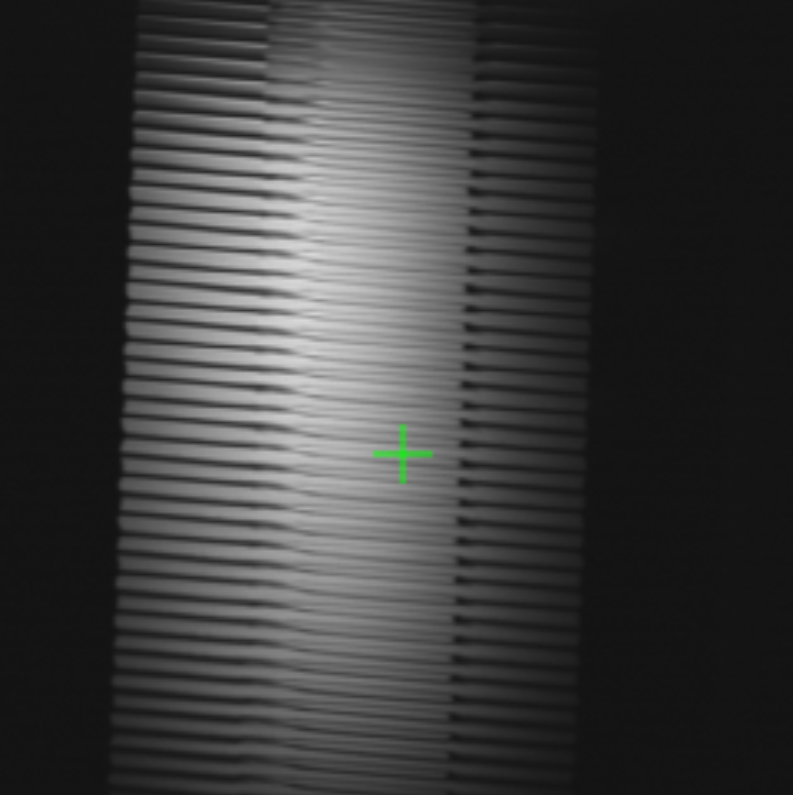
#> input picture duty_cycle/algorithms/images/image1.png, 793 x 795 px, given in place of middle_strip.png, which was not available
$ python duty.py
#> lines starting #> are read from the running program, lines starting #| are printed output that depends on the picture; after the words box and inside, x2 and y2 are one past the last pixel; in counts of white or black regions, pixels touching at a corner belong together; pictures that were not available may be replaced by others from this repository, and a replacement may not be noted
### duty_cycle/algorithms/loader.py
import cv2
import numpy as np

def grayer(path):
    img = cv2.imread(str(path), cv2.IMREAD_GRAYSCALE)
    if img is None:
        raise FileNotFoundError(f"Unable to read image at: {path}.\nCheck that the file exists and is a valid image format.")
    return img


# [21 lines left out: functions to_gray, to_color, not called in this run]

### duty_cycle/algorithms/duty.py
import os
import cv2
import numpy as np
import matplotlib.pyplot as plt
from scipy.signal import find_peaks, peak_widths, peak_prominences

from loader import grayer


image = "middle_strip.png"
MIN_PEAK_DISTANCE = 2
PROMINENCE = 2  # grayscale units -- tune based on the printed prominences below
WLEN = 21  # samples -- bounds prominence/width search so it can't reach past neighboring peaks

tracefolder = os.path.dirname(os.path.abspath(__file__))
path = os.path.join(tracefolder, "..", "outputs", image)

strip = cv2.imread(path)
#> strip is the input picture: shape (795, 793, 3); mean B, G, R 60.2, 60.4, 60.2
if strip is None:
    raise FileNotFoundError(f"Unable to read image at: {path}")


gr = grayer(path)
signal = gr.mean(axis=1)
#> signal = 795 values, max 82.31 at index 317, min 31.58 at index 794, mean 60.29

peaks, _ = find_peaks(signal, distance=MIN_PEAK_DISTANCE, prominence=PROMINENCE, wlen=WLEN)
#> peaks = 39 values from 6 to 785
troughs, _ = find_peaks(-signal, distance=MIN_PEAK_DISTANCE, prominence=PROMINENCE, wlen=WLEN)
#> troughs = 38 values from 16 to 778

print(f"Peak positions: {peaks}")
#| Peak positions: [  6  23  46 106 125 145 162 181 201 218 241 257 277 300 317 337 356 376
#|  393 413 432 452 472 491 511 531 551 571 588 610 630 649 670 686 709 726
#|  746 766 785]
print(f"Peak prominences: {peak_prominences(signal, peaks, wlen=WLEN)[0].round(1)}")
#| Peak prominences: [ 2.3  3.   3.   2.8  4.1  5.   5.2  7.7  7.6  5.8  7.5  6.6  7.6  8.6
#|  10.2  7.2  9.6  8.3  8.1  9.7  5.7 11.5  6.5  6.3  8.6  5.   9.1  5.8
#|   5.7  8.6  4.1  6.9  4.6  4.8  6.   4.2  5.5  3.3  3.2]

if len(peaks) < 2:
    raise ValueError(
        f"Only found {len(peaks)} peak(s) -- need at least 2 to measure a period. "
        "Try lowering PROMINENCE."
    )

periods = np.diff(peaks)
#> periods = 38 values, max 60 at index 2, min 16 at index 10, mean 20.5
widths, width_heights, left_ips, right_ips = peak_widths(signal, peaks, rel_height=0.5, wlen=WLEN)
#> widths = 39 values, max 11.23 at index 4, min 6.71 at index 1, mean 9.17; width_heights = 39 values, max 78.42 at index 11, min 34.37 at index 38, mean 61.31; left_ips = 39 values from 3.61 to 781.2; right_ips = 39 values from 10.62 to 789.7

# pair each cycle's on-width with its own period, rather than averaging widths
# and periods separately (a ratio of means would let one long/short cycle
# distort the rest)
per_cycle_duty = widths[:-1] / periods
#> per_cycle_duty = 38 values, max 0.598 at index 8, min 0.116 at index 2, mean 0.472

print(f"Detected {len(peaks)} peaks, {len(troughs)} troughs")
#| Detected 39 peaks, 38 troughs
print(f"Per-cycle periods (px): {periods}")
#| Per-cycle periods (px): [17 23 60 19 20 17 19 20 17 23 16 20 23 17 20 19 20 17 20 19 20 20 19 20
#|  20 20 20 17 22 20 19 21 16 23 17 20 20 19]
print(f"Per-cycle on-widths (px): {widths[:-1].round(2)}")
#| Per-cycle on-widths (px): [ 7.    6.71  6.94  9.77 11.23  8.59  8.15  8.16 10.17  7.53  9.57  8.82
#|   7.59  9.36 10.05 10.1   9.63  9.92  8.94  9.39  9.94  9.79  8.93  8.67
#|  10.16  8.62 10.1   9.44  8.58  9.88  8.98  9.61  9.44  8.95  9.86  9.57
#|  10.45 10.59]
print(f"Per-cycle duty cycles: {per_cycle_duty.round(3)}")
#| Per-cycle duty cycles: [0.412 0.292 0.116 0.514 0.562 0.505 0.429 0.408 0.598 0.327 0.598 0.441
#|  0.33  0.551 0.502 0.531 0.482 0.583 0.447 0.494 0.497 0.49  0.47  0.434
#|  0.508 0.431 0.505 0.555 0.39  0.494 0.473 0.458 0.59  0.389 0.58  0.479
#|  0.522 0.558]
print(f"Median period: {np.median(periods):.2f} px")
#| Median period: 20.00 px
print(f"Median duty cycle: {np.median(per_cycle_duty):.2%}")
#| Median duty cycle: 49.18%
print(f"Mean duty cycle: {per_cycle_duty.mean():.2%}")
#| Mean duty cycle: 47.22%

ZOOM_Y = 6
STRIP_DISPLAY_WIDTH = 150
MARGIN = 90

height = gr.shape[0] * ZOOM_Y
#> height = 4770
strip_zoomed = cv2.resize(gr, (STRIP_DISPLAY_WIDTH, height), interpolation=cv2.INTER_NEAREST)
strip_bgr = cv2.cvtColor(strip_zoomed, cv2.COLOR_GRAY2BGR)

canvas = np.full((height, STRIP_DISPLAY_WIDTH + 2 * MARGIN, 3), 255, dtype=np.uint8)
canvas[:, MARGIN:MARGIN + STRIP_DISPLAY_WIDTH] = strip_bgr
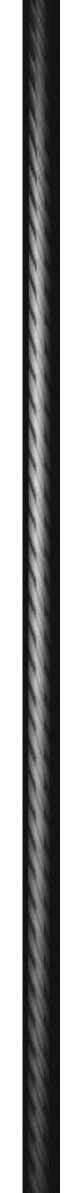
#> canvas: shape (4770, 330, 3) (shown at 1/4 size); min 18, max 255, mean 166.5

for r in peaks:
    y = int(r * ZOOM_Y + ZOOM_Y / 2)
    cv2.line(canvas, (0, y), (MARGIN, y), (0, 0, 255), 1)
    cv2.putText(canvas, str(r), (5, max(10, y - 3)), cv2.FONT_HERSHEY_SIMPLEX, 0.4, (0, 0, 255), 1)
#> this loop made 39 passes
#> (r, y) on passes 1 to 12: (6, 39), (23, 141), (46, 279), (106, 639), (125, 753), (145, 873), (162, 975), (181, 1089), (201, 1209), (218, 1311), (241, 1449), (257, 1545)
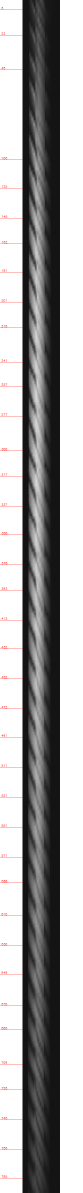
#> canvas: shape (4770, 330, 3) (shown at 1/4 size); 0.37% of pixels changed, all inside (x1, y1, x2, y2) = (0, 28, 91, 4714)

for r in troughs:
    y = int(r * ZOOM_Y + ZOOM_Y / 2)
    cv2.line(canvas, (MARGIN + STRIP_DISPLAY_WIDTH, y), (canvas.shape[1], y), (255, 0, 0), 1)
    cv2.putText(canvas, str(r), (MARGIN + STRIP_DISPLAY_WIDTH + 5, max(10, y - 3)), cv2.FONT_HERSHEY_SIMPLEX, 0.4, (255, 0, 0), 1)
#> this loop made 38 passes
#> (r, y) on passes 1 to 12: (16, 99), (33, 201), (52, 315), (115, 693), (135, 813), (155, 933), (174, 1047), (191, 1149), (211, 1269), (234, 1407), (250, 1503), (270, 1623)
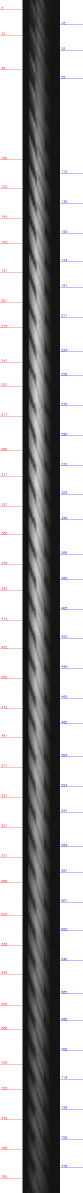
#> canvas: shape (4770, 330, 3) (shown at 1/4 size); 0.36% of pixels changed, all inside (x1, y1, x2, y2) = (240, 88, 330, 4672)

annotated_path = os.path.join(tracefolder, "..", "outputs", "strip_annotated_rows.png")
cv2.imwrite(annotated_path, canvas)
print(f"Saved annotated strip to {annotated_path}")

plt.figure(figsize=(14, 6))
plt.plot(signal, linewidth=1, label="brightness")
plt.plot(peaks, signal[peaks], "rx", markersize=8, label="peaks (on)")
plt.plot(troughs, signal[troughs], "bo", markersize=4, label="troughs (off)")
plt.hlines(width_heights, left_ips, right_ips, color="green", linewidth=2, label="on-width (half-prominence)")
plt.xlabel("Row index (top of strip = 0)")
plt.ylabel("Grayscale value")
plt.title("Peak/trough/on-width check")
plt.legend()
plt.grid(True, alpha=0.3)

viz_path = os.path.join(tracefolder, "..", "outputs", "duty_cycle_visual_check.png")
plt.savefig(viz_path, dpi=150)
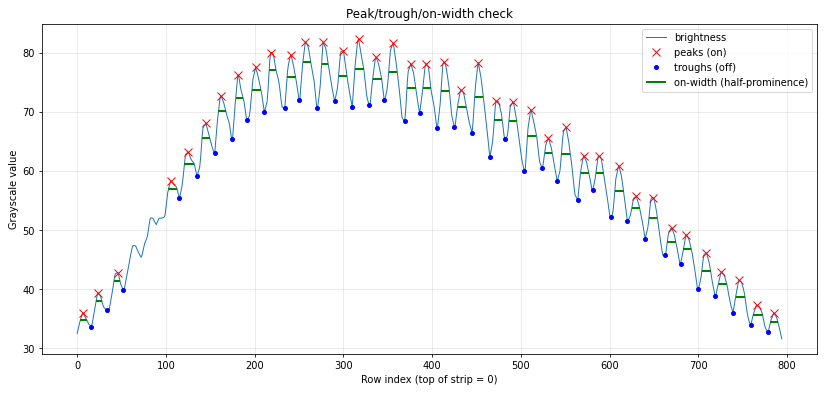
#> figure drawn by matplotlib, 1 panel; curve peaks at x = 317, y = 82.31; curve peaks at x = 317, y = 82.31; curve peaks at x = 250, y = 72.02
print(f"Saved visual check to {viz_path}")

plt.show()
